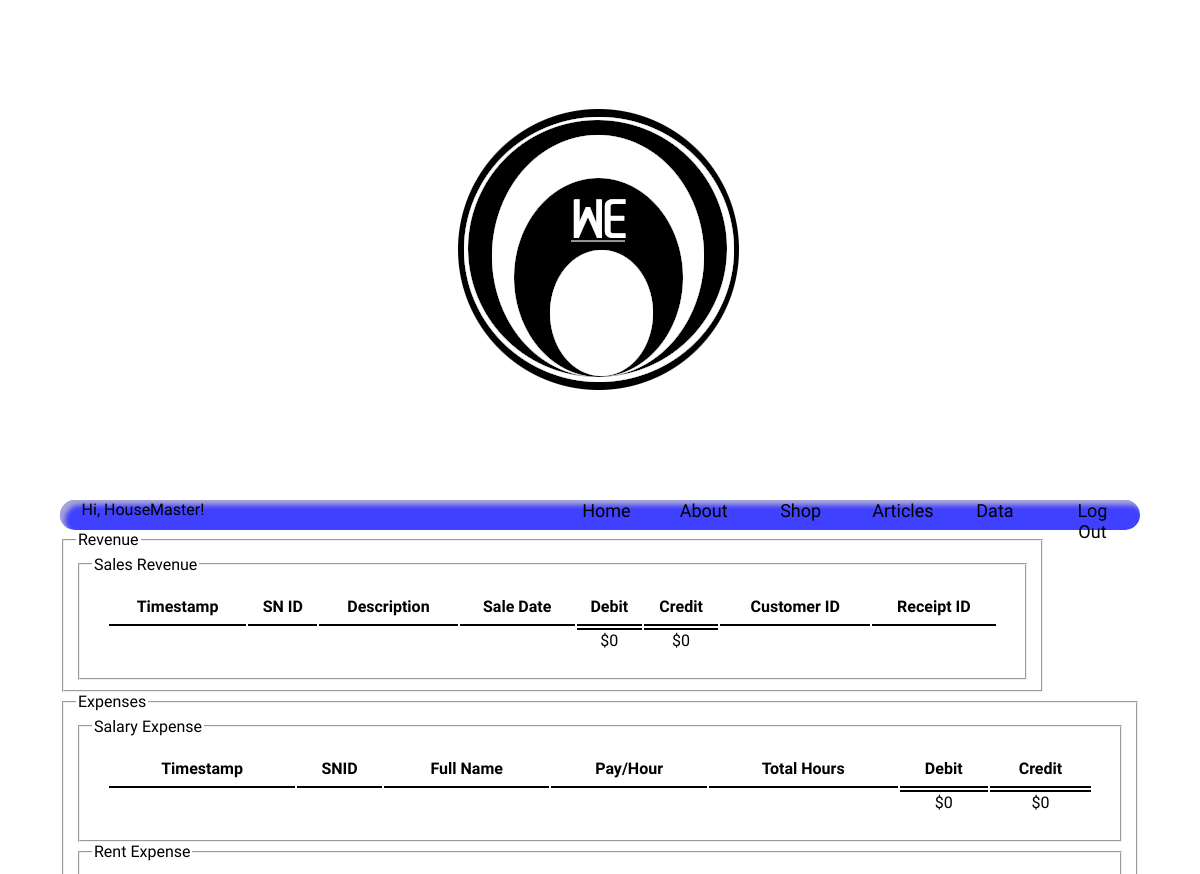
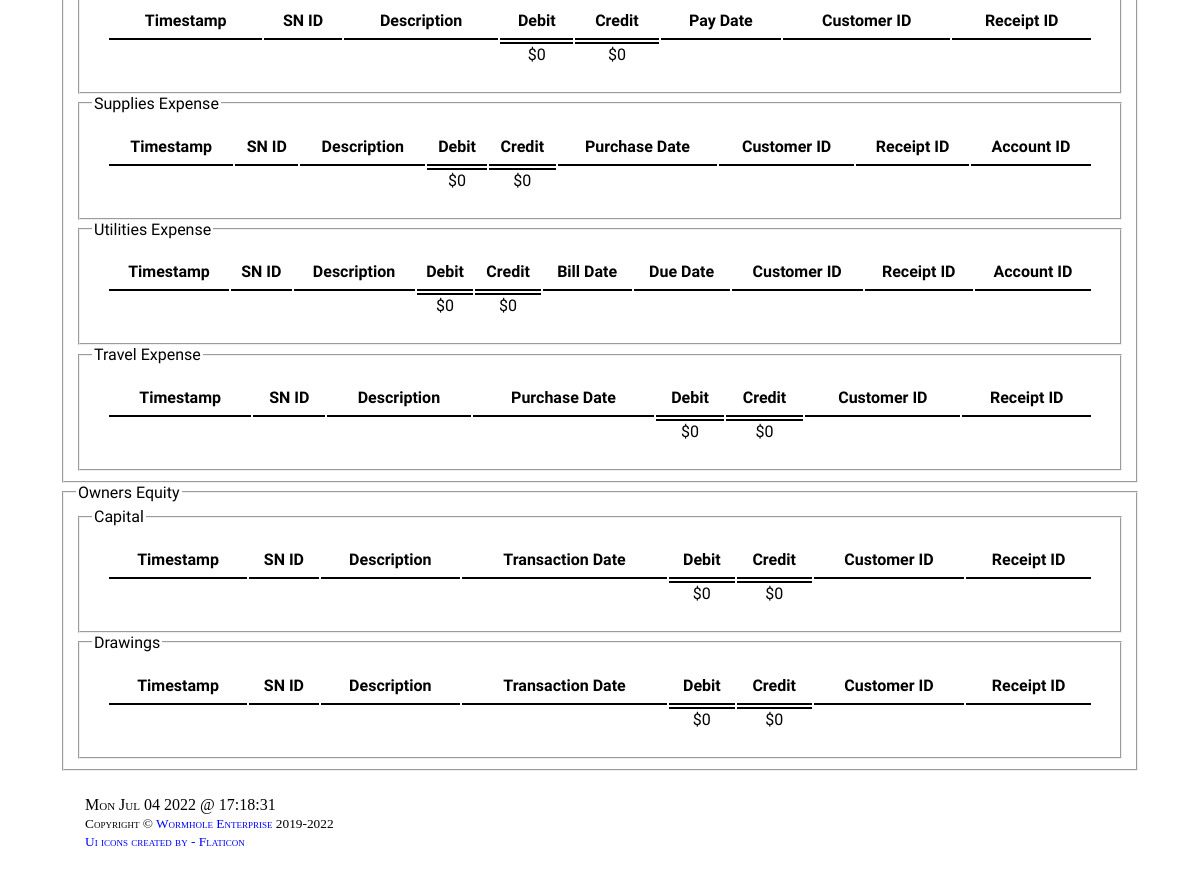
The app's page /revexpoe/ (signed in), older data (2 pictures, top to bottom).
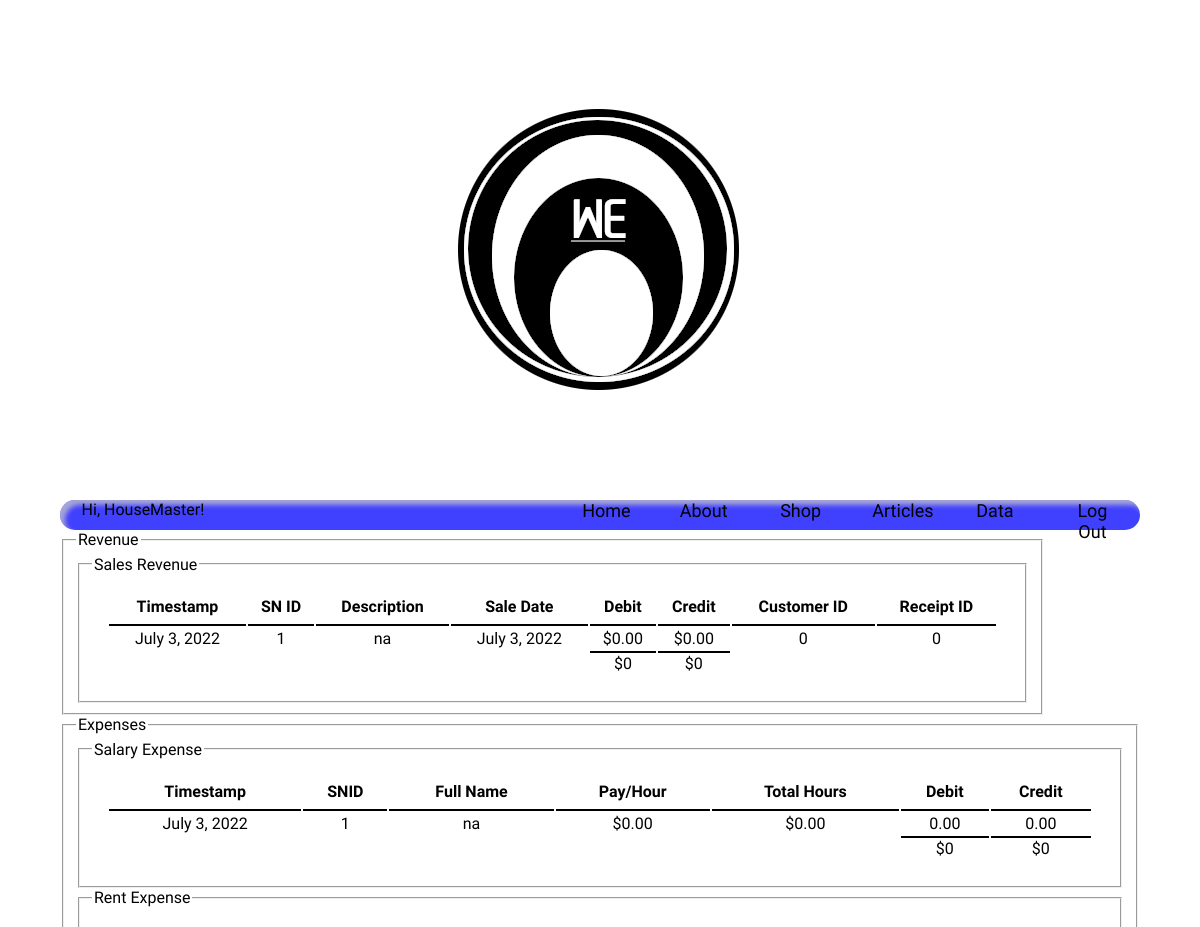
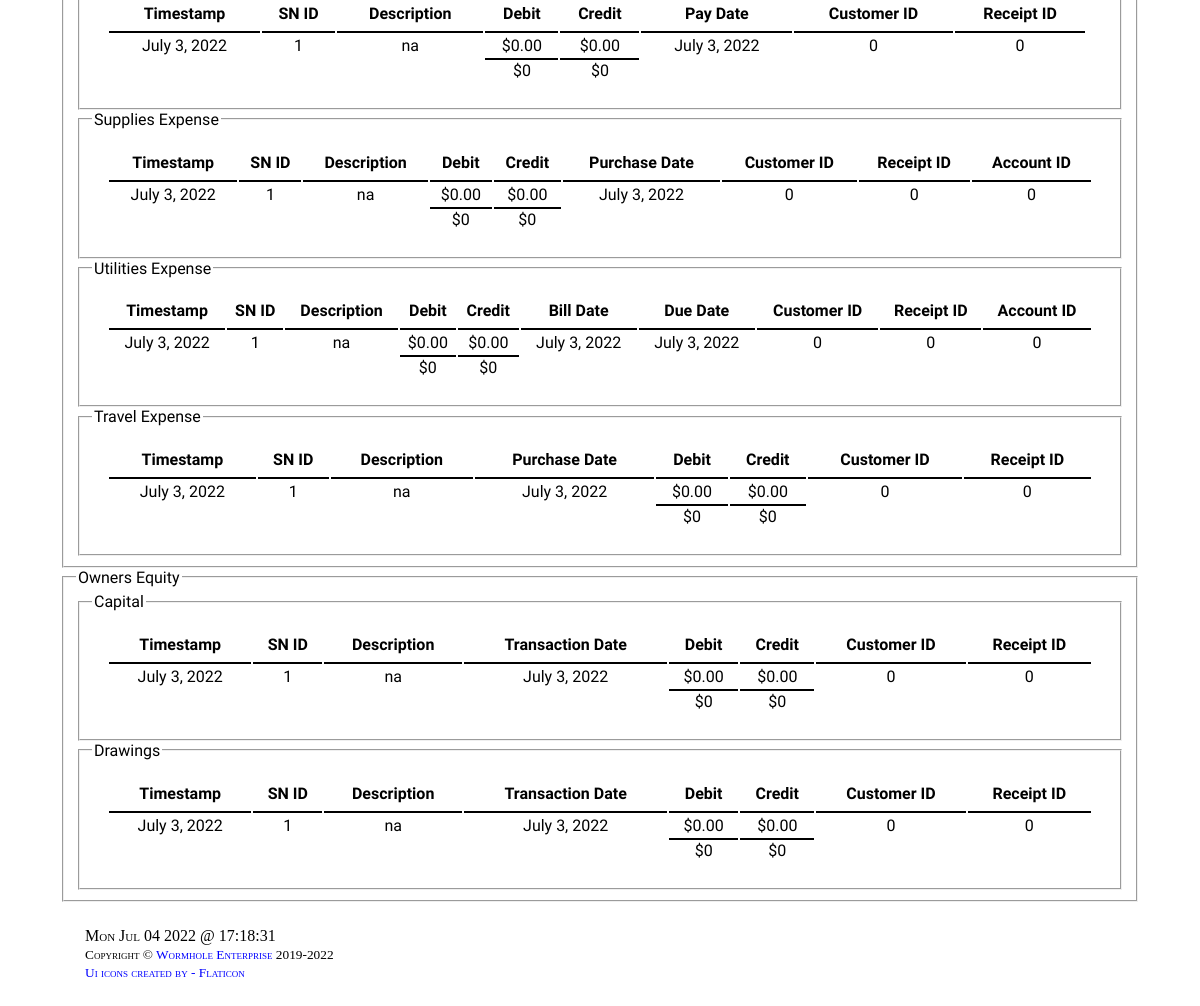
The same page, newer data (2 pictures, top to bottom).
### backend/models.py (models this page shows, shortened)
class MSalesRevenue(models.Model):
    timestamp = models.DateField(auto_now_add=True)
    snid = models.BigAutoField(primary_key=True)
    description = models.CharField(max_length=50)
    saleDate = models.DateField()
    debit = models.DecimalField(max_digits=10, decimal_places=2)
    credit = models.DecimalField(max_digits=10, decimal_places=2)
    customerID = models.IntegerField()
    receiptID = models.IntegerField()
    class Meta:
        ordering = ['snid']
        verbose_name_plural = 'Sales Revenue'

class MSalaryExpense(models.Model):
    timestamp = models.DateField(auto_now_add=True)
    snid = models.BigAutoField(primary_key=True)
    fullname = models.CharField(max_length=50)
    payPerHour = models.DecimalField(max_digits=10, decimal_places=2)
    totalHours = models.DecimalField(max_digits=10, decimal_places=2)
    debit = models.DecimalField(max_digits=10, decimal_places=2)
    credit = models.DecimalField(max_digits=10, decimal_places=2)
    class Meta:
        ordering = ['snid']
        verbose_name_plural = 'Salary Expense'

class MRentExpense(models.Model):
    timestamp = models.DateField(auto_now_add=True)
    snid = models.BigAutoField(primary_key=True)
    description = models.CharField(max_length=50)
    payDate = models.DateField()
    debit = models.DecimalField(max_digits=10, decimal_places=2)
    credit = models.DecimalField(max_digits=10, decimal_places=2)
    customerID = models.IntegerField()
    receiptID = models.IntegerField()
    class Meta:
        ordering = ['snid']
        verbose_name_plural = 'Rent Expense'

class MSuppliesExpense(models.Model):
    timestamp = models.DateField(auto_now_add=True)
    snid = models.BigAutoField(primary_key=True)
    description = models.CharField(max_length=50)
    debit = models.DecimalField(max_digits=10, decimal_places=2)
    credit = models.DecimalField(max_digits=10, decimal_places=2)
    purchaseDate = models.DateField()
    customerID = models.IntegerField()
    receiptID = models.IntegerField()
    accountID = models.IntegerField()
    class Meta:
        ordering = ['snid']
        verbose_name_plural = 'Supplies Expense'

class MUtilitiesExpense(models.Model):
    timestamp = models.DateField(auto_now_add=True)
    snid = models.BigAutoField(primary_key=True)
    description = models.CharField(max_length=50)
    debit = models.DecimalField(max_digits=10, decimal_places=2)
    credit = models.DecimalField(max_digits=10, decimal_places=2)
    billDate = models.DateField()
    dueDate = models.DateField()
    customerID = models.IntegerField()
    receiptID = models.IntegerField()
    accountID = models.IntegerField()
    class Meta:
        ordering = ['snid']
        verbose_name_plural = 'Utilities Expense'

class MTravelExpense(models.Model):
    timestamp = models.DateField(auto_now_add=True)
    snid = models.BigAutoField(primary_key=True)
    description = models.CharField(max_length=50)
    purchaseDate = models.DateField()
    debit = models.DecimalField(max_digits=10, decimal_places=2)
    credit = models.DecimalField(max_digits=10, decimal_places=2)
    customerID = models.IntegerField()
    receiptID = models.IntegerField()
    class Meta:
        ordering = ['snid']
        verbose_name_plural = 'Travel Expense'

class MCapital(models.Model):
    timestamp = models.DateField(auto_now_add=True)
    snid = models.BigAutoField(primary_key=True)
    description = models.CharField(max_length=50)
    transactionDate = models.DateField()
    debit = models.DecimalField(max_digits=10, decimal_places=2)
    credit = models.DecimalField(max_digits=10, decimal_places=2)
    customerID = models.IntegerField()
    receiptID = models.IntegerField()
    class Meta:
        ordering = ['snid']
        verbose_name_plural = 'Capital'

class MDrawings(models.Model):
    timestamp = models.DateField(auto_now_add=True)
    snid = models.BigAutoField(primary_key=True)
    description = models.CharField(max_length=50)
    transactionDate = models.DateField()
    debit = models.DecimalField(max_digits=10, decimal_places=2)
    credit = models.DecimalField(max_digits=10, decimal_places=2)
    customerID = models.IntegerField()
    receiptID = models.IntegerField()
    class Meta:
        ordering = ['snid']
        verbose_name_plural = 'Drawings'

### backend/queries/views.py (the view)
# urls.py: path('revexpoe/', qv.revexpoe, name='revexpoe'),
def revexpoe(request):
    context ={
        'customwork': i.cw,
        'sr': oe.sr,
        'srDebit': oe.srDebit(),
        'srCredit': oe.srCredit(),
        're': oe.re,
        'reDebit': oe.reDebit(),
        'reCredit': oe.reCredit(),
        'supex': oe.supex,
        'supexDebit': oe.supexDebit(),
        'supexCredit': oe.supexCredit(),
        'ue': oe.ue,
        'ueDebit': oe.ueDebit(),
        'ueCredit': oe.ueCredit(),
        'te': oe.te,
        'teDebit': oe.teDebit(),
        'teCredit': oe.teCredit(),
        'de': oe.de,
        'deDebit': oe.deDebit(),
        'deCredit': oe.deCredit(),
        'cogs': i.credit,
        'salexp': oe.salexp,
        'salexpDebit': oe.salexpDebit(),
        'salexpCredit': oe.salexpCredit(),
        'c': oe.c(),
        'cDebit': oe.cDebit(),
        'cCredit': oe.cCredit(),
        'cDif': oe.cDif(),
        'd': oe.d(),
        'dDebit': oe.dDebit(),
        'dCredit': oe.dCredit(),
        'dDif': oe.dDif(),
    }
    print(request.user.username, 'opened RevExpOE.')
    return render(request, 'revexpoe.html', context)

### backend/queries/revexpoe.py (called while the page is built)
def sr():
    sr = MSalesRevenue.objects.all()
    return sr

def srDebit():
    srDebit = sr().values('snid').aggregate(Sum('debit'))['debit__sum'] or 0
    return srDebit

def srCredit():
    srCredit = sr().values('snid').aggregate(Sum('credit'))['credit__sum'] or 0
    return srCredit

def supex():
    supex = MSuppliesExpense.objects.all()
    return supex

def supexDebit():
    supexDebit = supex().values('snid').aggregate(Sum('debit'))['debit__sum'] or 0
    return supexDebit

def supexCredit():
    supexCredit = supex().values('snid').aggregate(Sum('credit'))['credit__sum'] or 0
    return supexCredit

def ue():
    ue = MUtilitiesExpense.objects.all()
    return ue

def ueDebit():
    ueDebit = ue().values('snid').aggregate(Sum('debit'))['debit__sum'] or 0
    return ueDebit

def ueCredit():
    ueCredit = ue().values('snid').aggregate(Sum('credit'))['credit__sum'] or 0
    return ueCredit

def te():
    te = MTravelExpense.objects.all()
    return te

def teDebit():
    teDebit = te().values('snid').aggregate(Sum('debit'))['debit__sum'] or 0
    return teDebit

def teCredit():
    teCredit = te().values('snid').aggregate(Sum('credit'))['credit__sum'] or 0
    return teCredit

### backend/templates/revexpoe.html (shortened to what the changed rows need)
{% extends 'base.html' %}
{% load static %}
{% block super %}
<fieldset class="pc tablet mobile">
<fieldset class="pc tablet mobile">
    <table class="col-10 col-s-10 data">
        <tr>
            <th>Timestamp</th>
            <th>SN ID</th>
            <th>Description</th>
            <th>Sale Date</th>
            <th>Debit</th>
            <th>Credit</th>
            <th>Customer ID</th>
            <th>Receipt ID</th>
        </tr>
        {% for x in sr %}
        <tr>
            <td>{{x.timestamp}}</td>
            <td>{{x.snid}}</td>
            <td>{{x.description}}</td>
            <td>{{x.saleDate}}</td>
            <td>${{x.debit}}</td>
            <td>${{x.credit}}</td>
            <td>{{x.customerID}}</td>
            <td>{{x.receiptID}}</td>
        </tr>
        {% endfor %}
    </table>
</fieldset>
</fieldset>
<fieldset class="pc tablet mobile">
<fieldset class="pc tablet mobile">
    <table class="col-10 col-s-10 data">
        <tr>
            <th>Timestamp</th>
            <th>SNID</th>
            <th>Full Name</th>
            <th>Pay/Hour</th>
            <th>Total Hours</th>
            <th>Debit</th>
            <th>Credit</th>
        </tr>
        {% for x in salexp %}
        <tr>
            <td>{{x.timestamp}}</td>
            <td>{{x.snid}}</td>
            <td>{{x.fullname}}</td>
            <td>${{x.payPerHour}}</td>
            <td>${{x.totalHours}}</td>
            <td>{{x.debit}}</td>
            <td>{{x.credit}}</td>
        </tr>
        {% endfor %}
    </table>
</fieldset>
<fieldset class="pc tablet mobile">
    <table class="col-10 col-s-10 data">
        <tr>
            <th>Timestamp</th>
            <th>SN ID</th>
            <th>Description</th>
            <th>Debit</th>
            <th>Credit</th>
            <th>Pay Date</th>
            <th>Customer ID</th>
            <th>Receipt ID</th>
        </tr>
        {% for x in re %}
        <tr>
            <td>{{x.timestamp}}</td>
            <td>{{x.snid}}</td>
            <td>{{x.description}}</td>
            <td>${{x.debit}}</td>
            <td>${{x.credit}}</td>
            <td>{{x.payDate}}</td>
            <td>{{x.customerID}}</td>
            <td>{{x.receiptID}}</td>
            <td>{{x.accountID}}</td>
        </tr>
        {% endfor %}
    </table>
</fieldset>
<fieldset class="pc tablet mobile">
    <table class="col-10 col-s-10 data">
        <tr>
            <th>Timestamp</th>
            <th>SN ID</th>
            <th>Description</th>
            <th>Debit</th>
            <th>Credit</th>
            <th>Purchase Date</th>
            <th>Customer ID</th>
            <th>Receipt ID</th>
            <th>Account ID</th>
        </tr>
        {% for x in supex %}
        <tr>
            <td>{{x.timestamp}}</td>
            <td>{{x.snid}}</td>
            <td>{{x.description}}</td>
            <td>${{x.debit}}</td>
            <td>${{x.credit}}</td>
            <td>{{x.purchaseDate}}</td>
            <td>{{x.customerID}}</td>
            <td>{{x.receiptID}}</td>
            <td>{{x.accountID}}</td>
        </tr>
        {% endfor %}
    </table>
</fieldset>
<fieldset class="pc tablet mobile">
    <table class="col-10 col-s-10 data">
        <tr>
            <th>Timestamp</th>
            <th>SN ID</th>
            <th>Description</th>
            <th>Debit</th>
            <th>Credit</th>
            <th>Bill Date</th>
            <th>Due Date</th>
            <th>Customer ID</th>
            <th>Receipt ID</th>
            <th>Account ID</th>
        </tr>
        {% for x in ue %}
        <tr>
            <td>{{x.timestamp}}</td>
            <td>{{x.snid}}</td>
            <td>{{x.description}}</td>
            <td>${{x.debit}}</td>
            <td>${{x.credit}}</td>
            <td>{{x.billDate}}</td>
            <td>{{x.dueDate}}</td>
            <td>{{x.customerID}}</td>
            <td>{{x.receiptID}}</td>
            <td>{{x.accountID}}</td>
        </tr>
        {% endfor %}
    </table>
</fieldset>
<fieldset class="pc tablet mobile">
    <table class="col-10 col-s-10 data">
        <tr>
            <th>Timestamp</th>
            <th>SN ID</th>
            <th>Description</th>
            <th>Purchase Date</th>
            <th>Debit</th>
            <th>Credit</th>
            <th>Customer ID</th>
            <th>Receipt ID</th>
        </tr>
        {% for x in te %}
        <tr>
            <td>{{x.timestamp}}</td>
            <td>{{x.snid}}</td>
            <td>{{x.description}}</td>
            <td>{{x.purchaseDate}}</td>
            <td>${{x.debit}}</td>
            <td>${{x.credit}}</td>
            <td>{{x.customerID}}</td>
            <td>{{x.receiptID}}</td>
        </tr>
        {% endfor %}
    </table>
</fieldset>
</fieldset>
<fieldset class="pc tablet mobile">
<fieldset class="pc tablet mobile">
    <table class="col-10 col-s-10 data">
        <tr>
            <th>Timestamp</th>
            <th>SN ID</th>
            <th>Description</th>
            <th>Transaction Date</th>
            <th>Debit</th>
            <th>Credit</th>
            <th>Customer ID</th>
            <th>Receipt ID</th>
        </tr>
        {% for x in c %}
        <tr>
            <td>{{x.timestamp}}</td>
            <td>{{x.snid}}</td>
            <td>{{x.description}}</td>
            <td>{{x.transactionDate}}</td>
            <td>${{x.debit}}</td>
            <td>${{x.credit}}</td>
            <td>{{x.customerID}}</td>
            <td>{{x.receiptID}}</td>
        </tr>
        {% endfor %}
    </table>
</fieldset>
<fieldset class="pc tablet mobile">
    <table class="col-10 col-s-10 data">
        <tr>
            <th>Timestamp</th>
            <th>SN ID</th>
            <th>Description</th>
            <th>Transaction Date</th>
            <th>Debit</th>
            <th>Credit</th>
            <th>Customer ID</th>
            <th>Receipt ID</th>
        </tr>
        {% for x in d %}
        <tr>
            <td>{{x.timestamp}}</td>
            <td>{{x.snid}}</td>
            <td>{{x.description}}</td>
            <td>{{x.transactionDate}}</td>
            <td>${{x.debit}}</td>
            <td>${{x.credit}}</td>
            <td>{{x.customerID}}</td>
            <td>{{x.receiptID}}</td>
        </tr>
        {% endfor %}
    </table>
</fieldset>
</fieldset>
{% endblock %}

Row changes from the older to the newer data that the page shows:
added MSalesRevenue: timestamp "July 3, 2022", snid "1", description "na", saleDate "July 3, 2022", debit "0.00", credit "0.00", customerID "0", receiptID "0"
added MSalaryExpense: timestamp "July 3, 2022", snid "1", fullname "na", payPerHour "0.00", totalHours "0.00", debit "0.00", credit "0.00"
added MRentExpense: timestamp "July 3, 2022", snid "1", description "na", debit "0.00", credit "0.00", payDate "July 3, 2022", customerID "0", receiptID "0"
added MSuppliesExpense: timestamp "July 3, 2022", snid "1", description "na", debit "0.00", credit "0.00", purchaseDate "July 3, 2022", customerID "0", receiptID "0", accountID "0"
added MUtilitiesExpense: timestamp "July 3, 2022", snid "1", description "na", debit "0.00", credit "0.00", billDate "July 3, 2022", dueDate "July 3, 2022", customerID "0", receiptID "0", accountID "0"
added MTravelExpense: timestamp "July 3, 2022", snid "1", description "na", purchaseDate "July 3, 2022", debit "0.00", credit "0.00", customerID "0", receiptID "0"
added MCapital: timestamp "July 3, 2022", snid "1", description "na", transactionDate "July 3, 2022", debit "0.00", credit "0.00", customerID "0", receiptID "0"
added MDrawings: timestamp "July 3, 2022", snid "1", description "na", transactionDate "July 3, 2022", debit "0.00", credit "0.00", customerID "0", receiptID "0"
